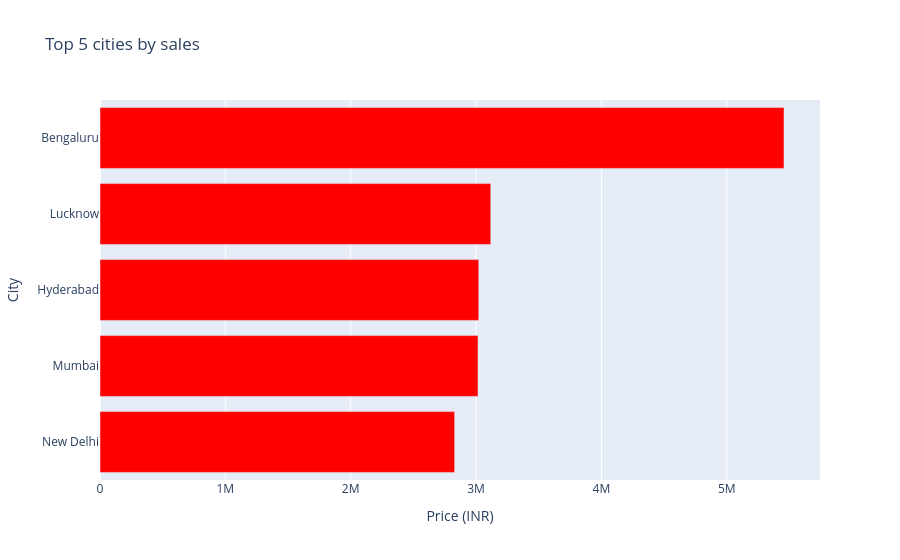

Notebook code for this chart:
### Code cell
top_5_cities=(
    df.groupby("City")["Price (INR)"]
    .sum()
    .nlargest(5)
    .sort_values()
    .reset_index()
)
fig = px.bar(
    top_5_cities,
    x="Price (INR)",
    y="City",
    orientation="h",
    title="Top 5 cities by sales",
    color_discrete_sequence=["red"]
)
fig.show()

### Figure 1 — Plotly figure (JSON) as saved in the notebook; plotly's stock layout.template omitted (floating-point values rounded to 4 significant figures)
{"data": [{"hovertemplate": "Price (INR)=%{x}<br>City=%{y}<extra></extra>", "legendgroup": "", "marker": {"color": "red", "pattern": {"shape": ""}}, "name": "", "orientation": "h", "showlegend": false, "textposition": "auto", "type": "bar", "x": [2829000.0, 3016000.0, 3022000.0, 3117000.0, 5457000.0], "xaxis": "x", "y": ["New Delhi", "Mumbai", "Hyderabad", "Lucknow", "Bengaluru"], "yaxis": "y"}], "layout": {"barmode": "relative", "legend": {"tracegroupgap": 0}, "title": {"text": "Top 5 cities by sales"}, "xaxis": {"anchor": "y", "domain": [0, 1], "title": {"text": "Price (INR)"}}, "yaxis": {"anchor": "x", "domain": [0, 1], "title": {"text": "City"}}}}
